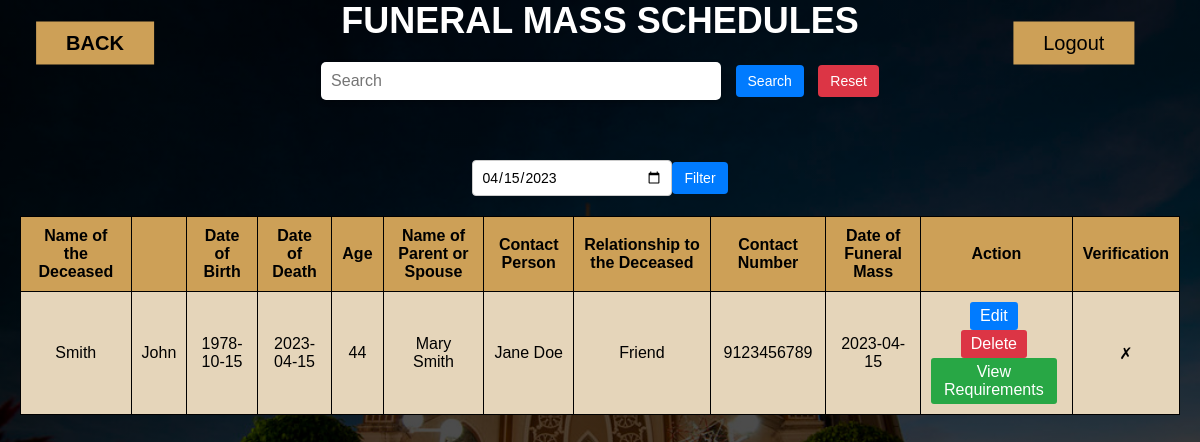
Page /adminfuneral.php?mass=2023-04-15 (signed in) on the committed database.
### tables this page shows
CREATE TABLE `tbl_funeral` (
  `id` int(11) NOT NULL,
  `lastname` varchar(255) NOT NULL,
  `firstname` varchar(255) NOT NULL,
  `birth` date NOT NULL,
  `death` date NOT NULL,
  `age` int(11) NOT NULL,
  `spouse` varchar(255) NOT NULL,
  `name_of_kin` varchar(255) NOT NULL,
  `relationship_to_deceased` varchar(255) NOT NULL,
  `number` bigint(20) NOT NULL,
  `mass` date NOT NULL,
  `death_certificate` tinyint(1) NOT NULL
);

### adminfuneral.php (the view, shortened to what this page needs)
<?php
$conn = new mysqli('localhost', 'root', '', 'db_church');
$search = '';
$massFilter = '';
if (isset($_GET['mass'])) {
    $massFilter = $_GET['mass'];
}
$sql = "SELECT * FROM tbl_funeral";
if (!empty($massFilter)) {
    if (empty($search)) {
        $sql .= " WHERE";
    } else {
        $sql .= " AND";
    }
    $sql .= " mass = '$massFilter'";
}
$sql .= " ORDER BY mass ASC";
$result = $conn->query($sql);
?>
<!DOCTYPE html>
<html lang="en">
<head>
    <link rel="stylesheet" href="admin.css">
</head>
<body>
    <section class="title">
        <form class="name">
            <h1>FUNERAL MASS SCHEDULES</h1>
        </form>
    </section>
    <div class="container">
        <div class="content">
            <a href="logout.php" class="btn">Logout</a>
            <a href="admin1.php" class="btn2"><b>BACK</b></a>
        </div>
        <div class="search-bar">
            <form method="post">
                <input type="text" placeholder="Search" name="search" value="<?php echo $search; ?>">
                <button class="btn btn-dark btn-sm" name="submit">Search</button>
                <button class="reset-button">Reset</button>
            </form>
          </div>
          <div class = "filter">
            <form method="get" class="filter">
                <input type="date" id="mass" name="mass" value="<?php echo $massFilter; ?>">
                <button type="submit" name="submit">Filter</button>
            </form>
          </div>
            <table>
                <thead>
                    <tr>
                        <th>Name of the Deceased</th>
                        <th></th>
                        <th>Date of Birth</th>
                        <th>Date of Death</th>
                        <th>Age</th>
                        <th>Name of Parent or Spouse</th>
                        <th>Contact Person</th>
                        <th>Relationship to the Deceased</th>
                        <th>Contact Number</th>
                        <th>Date of Funeral Mass</th>
                        <th>Action</th>
                        <th>Verification</th>
                    </tr>
                </thead>
                <tbody>
                    <?php
                    if ($result) {
                        if (mysqli_num_rows($result) > 0) {
                            while ($row = mysqli_fetch_assoc($result)) {
                                echo '<tr>
                                        <td style="display:none;">' . $row['id'] . '</td>
                                        <td>' . $row['lastname'] . '</td>
                                        <td>' . $row['firstname'] . '</td>
                                        <td>' . $row['birth'] . '</td>
                                        <td>' . $row['death'] . '</td>
                                        <td>' . $row['age'] . '</td>
                                        <td>' . $row['spouse'] . '</td>
                                        <td>' . $row['name_of_kin'] . '</td>
                                        <td>' . $row['relationship_to_deceased'] . '</td>
                                        <td>' . $row['number'] . '</td>
                                        <td>' . $row['mass'] . '</td>
                                        <td>
                                            <a href="editfuneral.php?id=' . $row['id'] . '" class="edit-btn active">Edit</a>
                                            <form method="post">
                                                <input type="hidden" name="id" value="' . $row['id'] . '">
                                                <button type="submit" name="delete" class="delete-btn active">Delete</button>
                                            </form>
                                            <a href="frequirements.php?id=' . $row['id'] . '" class="view-requirements-btn active">View Requirements</a>
                                        </td>
                                        <td>';
                                if ($row['death_certificate'] == 1) {
                                    echo "&#x2713;";
                                } else {
                                    echo "&#x2717;";
                                }
                                echo '</td>
                                      </tr>';
                            }
                        } else {
                            echo '<tr><td colspan="13" class="text-danger">DATA NOT FOUND</td></tr>';
                        }
                    }
                    ?>
                </tbody>
            </table>
        </div>
</body>
</html>

### admin.css (style rules this page uses)
* { font-family: 'Popins', sans-serif; margin: 0; padding: 0; box-sizing: border-box; outline: none; border: none; text-decoration: none; }
html, body { height: 100%; background-repeat: no-repeat; background-size: cover; background-position: center; background-attachment: fixed; scroll-behavior: smooth; background-image: linear-gradient(rgba(0,0,0,0.7),rgba(0,0,0,0.7)),url(Image/church2.jpg); }
a { text-decoration: none; color:#fff; font: 1rem; }
.container { min-height: 50vh; display: flex; align-items: center; justify-content: center; padding:20px; padding-bottom: 60px; flex-direction: column; }
form input[type="text"] { width: 400px; padding: 10px; font-size: 16px; border-radius: 5px; border: none; box-shadow: 0px 2px 5px rgba(0, 0, 0, 0.25); margin-right: 10px; }
.container .content { text-align: center; }
.container .content .btn { display: inline-block; padding: 10px 30px; font-size: 20px; background: #CDA057; color: rgb(0, 0, 0); margin: 0 5px; text-transform: capitalize; position: absolute; top: 0; right: 0; transform: translate(-50%, 50%); }
.container .content .btn2 { display: inline-block; padding: 10px 30px; font-size: 20px; background: #CDA057; color: rgb(0, 0, 0); margin: 0 5px; text-transform: capitalize; position: absolute; top: 0; left: 90px; transform: translate(-50%, 50%); }
table { width: 100%; border-collapse: collapse; margin-top: 20px; }
th, td { padding: 10px; text-align: center; border: 1px solid #000000; }
th { background-color: #CDA057; color: #000000; }
tr:nth-child(odd) { background-color: #e5d5ba; }
.edit-btn { background-color: transparent; border: none; color: #007bff; font-size: 1rem; text-decoration: none; margin-right: 1rem; }
.delete-btn { background-color: transparent; border: none; color: #dc3545; font-size: 1rem; text-decoration: none; }
.edit-btn, .delete-btn, .view-requirements-btn { color: #fff; background-color: #007bff; border-color: #007bff; padding: 5px 10px; border-radius: 3px; text-decoration: none; display: inline-block; margin-right: 5px; }
.delete-btn { background-color: #dc3545; border-color: #dc3545; }
.view-requirements-btn { background-color: #28a745; border-color: #28a745; }
.name { display: flex; justify-content: center; }
h1 { color: #ffffff; font-size: 36px; margin: 0; }
.search-bar { display: flex; align-items: center; margin-bottom: 20px; }
input[type="text"] { padding: 8px; width: 200px; border: 1px solid #ccc; border-radius: 4px; font-size: 14px; }
button.search-button, button.reset-button { padding: 8px 12px; background-color: #007bff; color: #fff; border: none; border-radius: 4px; cursor: pointer; font-size: 14px; margin-left: 10px; }
.filter { display: flex; align-items: center; margin-top: 20px; }
input[type="date"] { padding: 8px; width: 200px; border: 1px solid #ccc; border-radius: 4px; font-size: 14px; }
button.reset-button { background-color: #dc3545; }
button[name="submit"] { padding: 8px 12px; background-color: #007bff; color: #fff; border: none; border-radius: 4px; cursor: pointer; font-size: 14px; }

### rows in the picture
tbl_funeral: lastname "Smith", firstname "John", birth "1978-10-15", death "2023-04-15", age "44", spouse "Mary Smith", name_of_kin "Jane Doe", relationship_to_deceased "Friend", number "9123456789", mass "2023-04-15"
